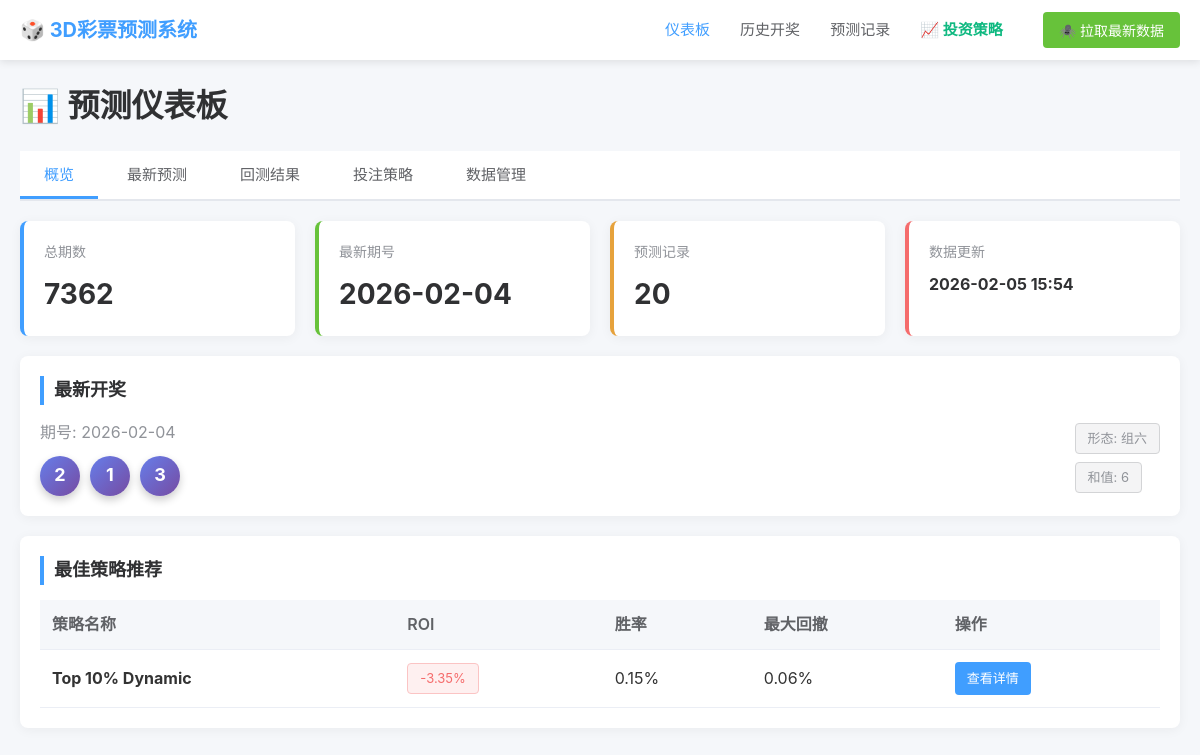
The app's page /dashboard/, older data.
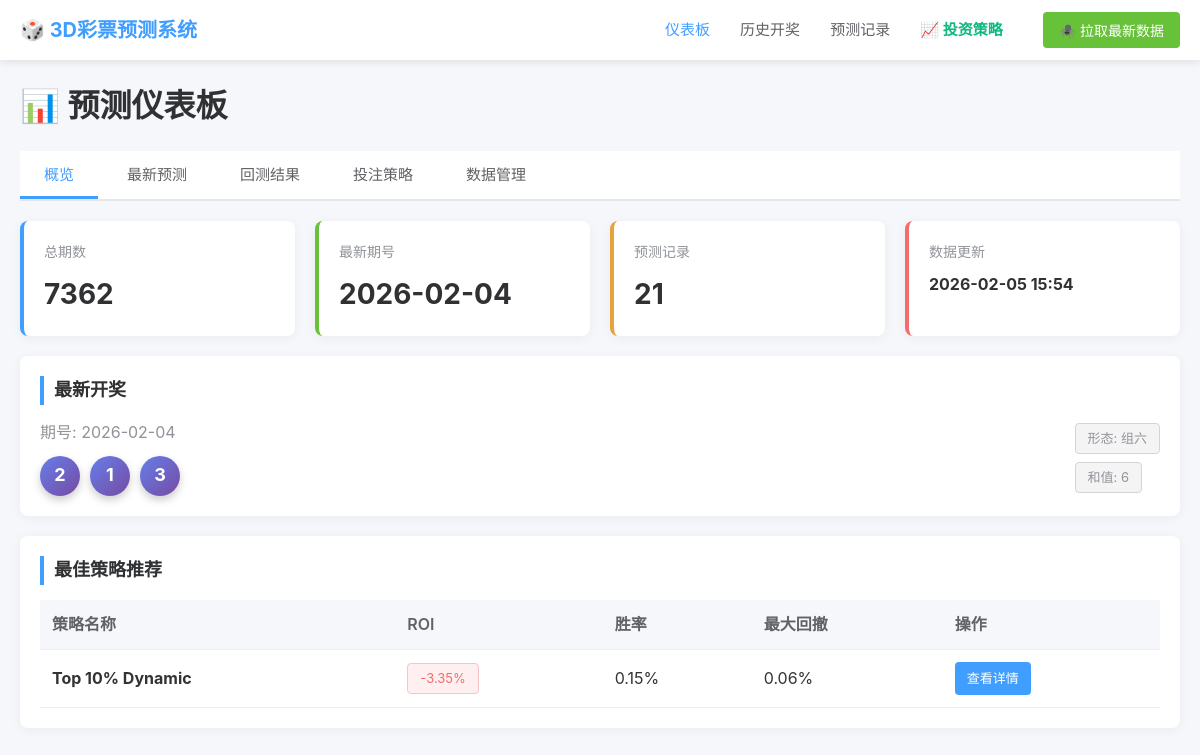
The same page, newer data.
### lottery/models.py (models this page shows, shortened)
class Prediction(models.Model):
    period = models.ForeignKey(LotteryPeriod, on_delete=models.CASCADE, related_name='predictions', verbose_name='关联期号')
    predicted_for_period = models.CharField(max_length=20, db_index=True, verbose_name='预测的期号')
    top5_digits = models.JSONField(verbose_name='Top5数字')
    digit_probs = models.JSONField(verbose_name='数字概率')
    confidence_score = models.FloatField(verbose_name='可信度分数')
    attention_weights = models.JSONField(null=True, blank=True, verbose_name='注意力权重')
    recommendation = models.CharField(
        max_length=20,
        default='no_bet',
        choices=[('bet', '建议投注'), ('no_bet', '不建议投注')],
        verbose_name='投注建议'
    )
    percentile_rank = models.FloatField(null=True, blank=True, verbose_name='置信度百分位排名')
    strategy = models.CharField(max_length=20, default='top5', verbose_name='使用策略')
    betting_combinations = models.JSONField(null=True, blank=True, verbose_name='投注组合详情')
    total_cost = models.IntegerField(default=0, verbose_name='总成本（元）')
    bet_count = models.IntegerField(default=0, verbose_name='总注数')
    recommendation_reason = models.TextField(blank=True, verbose_name='建议理由')
    should_bet = models.BooleanField(default=False, verbose_name='建议投注（旧）')
    recommended_bets = models.JSONField(null=True, blank=True, verbose_name='推荐投注组合（旧）')
    bet_amount = models.IntegerField(default=0, verbose_name='建议投注金额（旧）')
    created_at = models.DateTimeField(auto_now_add=True, verbose_name='预测时间')
    class Meta:
        ordering = ['-created_at']
        verbose_name = '预测记录'
        verbose_name_plural = '预测记录'

### lottery/views.py (the view)
# urls.py: path('dashboard/', views.dashboard, name='dashboard'),
def dashboard(request):
    context = {}
    context['total_periods'] = LotteryPeriod.objects.count()
    context['latest_period'] = LotteryPeriod.objects.first()
    latest_prediction = Prediction.objects.first()
    context['latest_prediction'] = latest_prediction
    backtest_results = BacktestResult.objects.all().order_by('-created_at')[:5]
    context['backtest_results'] = backtest_results
    best_strategy = BacktestResult.objects.order_by('-roi_percentage').first()
    context['best_strategy'] = best_strategy
    latest_update = DataUpdateLog.objects.first()
    context['latest_update'] = latest_update
    return render(request, 'lottery/dashboard.html', context)

### lottery/templates/lottery/dashboard.html (shortened to what this page needs)
{% extends 'lottery/base.html' %}
{% block content %}
<h1 style="margin-bottom: 20px; color: #303133;">📊 预测仪表板</h1>
<div class="tabs">
    <div class="tab-buttons">
        <button class="tab-btn" data-tab="overview">概览</button>
        <button class="tab-btn" data-tab="prediction">最新预测</button>
        <button class="tab-btn" data-tab="backtest">回测结果</button>
        <button class="tab-btn" data-tab="strategy">投注策略</button>
        <button class="tab-btn" data-tab="data">数据管理</button>
    </div>
</div>
<div class="tab-content" data-content="overview">
    <div class="stat-grid">
        <div class="stat-card">
            <div class="stat-label">总期数</div>
            <div class="stat-value">{{ total_periods }}</div>
        </div>
        <div class="stat-card success">
            <div class="stat-label">最新期号</div>
            <div class="stat-value">{{ latest_period.period|default:"暂无" }}</div>
        </div>
        <div class="stat-card warning">
            <div class="stat-label">预测记录</div>
            <div class="stat-value">{{ latest_prediction.id|default:"0" }}</div>
        </div>
        <div class="stat-card danger">
            <div class="stat-label">数据更新</div>
            <div class="stat-value" style="font-size: 16px;">
                {% if latest_update %}
                    {{ latest_update.created_at|date:"Y-m-d H:i" }}
                {% else %}
                    未更新
                {% endif %}
            </div>
        </div>
    </div>
    {% if latest_period %}
    <div class="card">
        <div class="card-title">最新开奖</div>
        <div style="display: flex; justify-content: space-between; align-items: center;">
            <div>
                <p style="color: #909399; margin-bottom: 10px;">期号: {{ latest_period.period }}</p>
                <div class="lottery-balls">
                    <div class="ball">{{ latest_period.digit1 }}</div>
                    <div class="ball">{{ latest_period.digit2 }}</div>
                    <div class="ball">{{ latest_period.digit3 }}</div>
                </div>
            </div>
            <div>
                <p><span class="tag tag-info">形态: {{ latest_period.shape }}</span></p>
                <p style="margin-top: 8px;"><span class="tag tag-info">和值: {{ latest_period.sum_value }}</span></p>
            </div>
        </div>
    </div>
    {% endif %}
    <div class="card">
        <div class="card-title">最佳策略推荐</div>
        {% if best_strategy %}
        <table class="table">
            <tr>
                <th>策略名称</th>
                <th>ROI</th>
                <th>胜率</th>
                <th>最大回撤</th>
                <th>操作</th>
            </tr>
            <tr>
                <td><strong>{{ best_strategy.strategy_name }}</strong></td>
                <td>
                    <span class="{% if best_strategy.roi_percentage >= 0 %}tag-success{% else %}tag-danger{% endif %} tag">
                        {{ best_strategy.roi_percentage|floatformat:2 }}%
                    </span>
                </td>
                <td>{{ best_strategy.win_rate|floatformat:2 }}%</td>
                <td>{{ best_strategy.max_drawdown|floatformat:2 }}%</td>
                <td><a href="{% url 'lottery:backtest_detail' best_strategy.pk %}" class="btn btn-primary" style="padding: 6px 12px; font-size: 13px;">查看详情</a></td>
            </tr>
        </table>
        {% else %}
        <div class="empty-state">
            <div class="empty-state-icon">📊</div>
            <p>暂无回测数据</p>
        </div>
        {% endif %}
    </div>
</div>
{% endblock %}

Row changes from the older to the newer data that the page shows:
no longer on this page (row unchanged): Prediction: id "20"
added Prediction: id "21"
